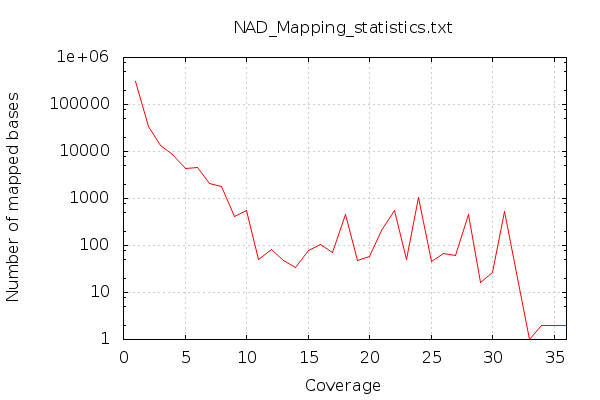

This figure's gnuplot source:

            set terminal png size 600,400 truecolor
            set output "Mapping_statistics/NAD_map-coverage.png"
            set grid xtics ytics y2tics back lc rgb "#cccccc"
            set ylabel "Number of mapped bases"
            set xlabel "Coverage"
            set log y
            set style fill solid border -1
            set title "NAD_Mapping_statistics.txt"
            set xrange [:36]
            plot '-' with lines notitle
        1	310411
2	34065
3	13269
4	8612
5	4261
6	4485
7	2118
8	1797
9	419
10	555
11	50
12	82
13	49
14	34
15	80
16	106
17	70
18	461
19	48
20	57
21	211
22	553
23	51
24	1057
25	45
26	66
27	60
28	463
29	16
30	26
31	517
33	1
34	2
36	2
37	1
38	1
40	1
41	3
42	1
43	1
45	2
46	1
47	2
49	2
50	1
51	3
52	2
53	3
54	3
55	2
57	3
58	3
60	1
61	1
64	1
65	2
66	1
67	2
68	3
69	2
70	1
71	7
73	7
74	8
75	12
76	1
77	39
78	2
79	18
80	34
81	3
82	14
85	9
86	23
87	36
88	45
89	462
end
